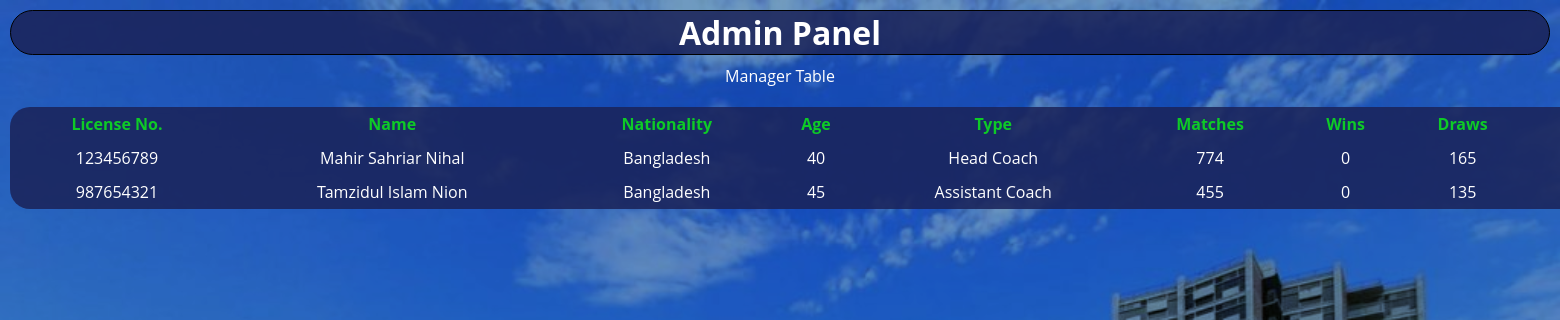
Page /displaymanager.php on the committed database.
### tables this page shows
CREATE TABLE `manager` (
  `manager_license_no` varchar(40) NOT NULL,
  `manager_name` varchar(40) NOT NULL,
  `manager_nationality` varchar(40) NOT NULL,
  `manager_age` int(11) NOT NULL,
  `manager_type` varchar(25) NOT NULL,
  `manager_matches` int(11) NOT NULL,
  `manager_wins` int(11) NOT NULL,
  `manager_draws` int(11) NOT NULL,
  `manager_loses` int(11) NOT NULL,
  `manager_weekly_salary` int(11) NOT NULL
);

### displaymanager.php (the view, shortened to what this page needs)
<?php
  include_once 'dbh.inc.php';
  $sql="Select * from manager";
  $data=mysqli_query($conn,$sql);
  ?>
    <link rel="stylesheet" href="css/style.css">
<a href="adminhome.php"><h1 class = "heading">Admin Panel</h1></a>
  <header>
    Manager Table <br>
  </header>
    <div class="tl1"><table>
    <tr>
      <th>License No.</th>
      <th>Name</th>
      <th>Nationality</th>
      <th>Age</th>
      <th>Type</th>
      <th>Matches</th>
      <th>Wins</th>
      <th>Draws</th>
      <th>Loses</th>
    </tr>
    <?php
    while($result=mysqli_fetch_assoc($data)){
      echo "<tr>
      <td>".$result['manager_license_no']."</td>
      <td>".$result['manager_name']."</td>
      <td>".$result['manager_nationality']."</td>
      <td>".$result['manager_age']."</td>
      <td>".$result['manager_type']."</td>
      <td>".$result['manager_matches']."</td>
      <td>".$result['manager_wins']."</td>
      <td>".$result['manager_draws']."</td>
      <td>".$result['manager_loses']."</td>
      <td>".$result['manager_weekly_salary']."</td>
      </tr>";
    }
?>
</table></div>

### css/style.css (style rules this page uses)
a { color: #fff; text-decoration: none; }
.tl1 { color:rgb(18, 194, 41); text-align: -moz-center; }
th { padding: 6px; }
td { padding: 6px; color: #ffffff; }
table { width: 1890px; text-align: center; margin-left: auto; margin-right: auto; border-collapse: collapse; margin: 10px; margin-top: 20px; color: rgb(14, 202, 39); background:rgba(26, 35, 88, 0.856); border-radius: 20px; }
header { text-align: center; }

### displaymanager.php (style rules this page uses)
.heading { text-align: center; border: 1px solid black; background-color: rgba(26, 35, 88, 0.856); border-radius: 50px; margin: 10px; }

### rows in the picture
manager: manager_license_no "123456789", manager_name "Mahir Sahriar Nihal", manager_nationality "Bangladesh", manager_age "40", manager_type "Head Coach", manager_matches "774", manager_wins "0", manager_draws "165"
manager: manager_license_no "987654321", manager_name "Tamzidul Islam Nion", manager_nationality "Bangladesh", manager_age "45", manager_type "Assistant Coach", manager_matches "455", manager_wins "0", manager_draws "135"
